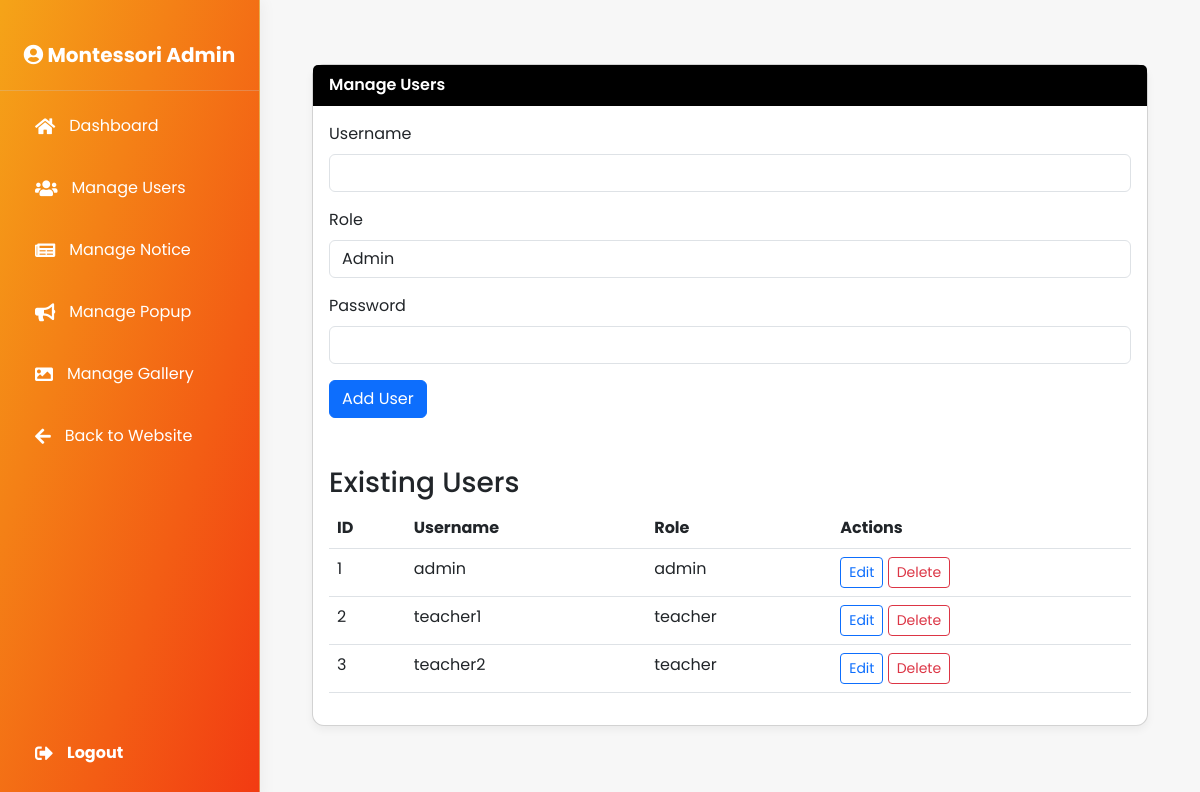
The page /manage_users.php on the database its author committed.
### tables this page shows
CREATE TABLE `users` (
  `uid` int(11) NOT NULL AUTO_INCREMENT,
  `username` varchar(50) NOT NULL,
  `password` varchar(255) NOT NULL,
  `role` enum('admin','teacher') NOT NULL DEFAULT 'teacher',
  `created_at` timestamp NOT NULL DEFAULT CURRENT_TIMESTAMP,
  PRIMARY KEY (`uid`),
  UNIQUE KEY `username` (`username`)
);

### manage_users.php (the view, shortened to what this page needs)
<?php
$servername = "localhost";
$username = "root";
$password = "";
$dbname = "montessori";
$conn = new mysqli($servername, $username, $password, $dbname);
$sql = "SELECT * FROM users";
$result = $conn->query($sql);
?>
<!DOCTYPE html>
<html lang="en">
<head>
   <link href="https://cdn.jsdelivr.net/npm/bootstrap@5.3.0/dist/css/bootstrap.min.css" rel="stylesheet">
    <link rel="stylesheet" href="https://cdnjs.cloudflare.com/ajax/libs/font-awesome/5.15.3/css/all.min.css">
    <link rel="stylesheet" href="./css/sidebar.css">
</head>
<body>
     <nav id="sidebar" class="bg-dark">
        <div class="sidebar-header">
            <i class="fas fa-user-circle user-logo"></i> Montessori Admin
        </div>
        <ul class="list-unstyled components">
    <li>
        <a href="dashboard.php">
            <i class="fas fa-home"></i> Dashboard
        </a>
    </li>
    <li>
        <a href="manage_users.php">
            <i class="fas fa-users"></i> Manage Users
        </a>
    </li>
    <li>
        <a href="manage_news.php">
            <i class="fas fa-newspaper"></i> Manage Notice
        </a>
    </li>
    <li>
        <a href="manage_popup.php">
            <i class="fas fa-bullhorn"></i> Manage Popup
        </a>
    </li>
    <li>
        <a href="manage_gallery.php">
            <i class="fas fa-image"></i> Manage Gallery
        </a>
    </li>
    <li class="bck">
        <a href="index.php">
            <i class="fas fa-arrow-left"></i> Back to Website
        </a>
    </li>
    <li class="logout logout-btn">
        <a href="dashboard.php?logout=true">
            <i class="fas  fa-sign-out-alt"></i> Logout
        </a>
    </li>
</ul>
    </nav>
    <div id="content">
        <div class="container-fluid mt-4">
            <div class="card">
                <div class="card-header">
                    Manage Users
                </div>
                <div class="card-body">
                    <form method="POST">
                        <div class="mb-3">
                            <label for="username" class="form-label">Username</label>
                            <input type="text" class="form-control" id="username" name="username" required>
                        </div>
                        <div class="mb-3">
                            <label for="role" class="form-label">Role</label>
                            <select class="form-control" id="role" name="role" required>
                                <option value="admin">Admin</option>
                            </select>
                        </div>
                        <div class="mb-3">
                            <label for="password" class="form-label">Password</label>
                            <input type="password" class="form-control" id="password" name="password" required>
                        </div>
                        <button type="submit" class="btn btn-primary" name="add_user">Add User</button>
                    </form>
                    <h3 class="mt-5">Existing Users</h3>
                    <table class="table table-hover">
                        <thead>
                            <tr>
                                <th>ID</th>
                                <th>Username</th>
                                <th>Role</th>
                                <th>Actions</th>
                            </tr>
                        </thead>
                        <tbody>
                            <?php if ($result->num_rows > 0): ?>
                                <?php while ($row = $result->fetch_assoc()): ?>
                                    <tr>
                                        <td><?= $row['uid'] ?></td>
                                        <td><?= $row['username'] ?></td>
                                        <td><?= $row['role'] ?></td>
                                        <td>
                                            <button class="btn btn-sm btn-outline-primary" data-bs-toggle="modal" data-bs-target="#editModal" data-userid="<?= $row['uid'] ?>">Edit</button>
                                            <a href="manage_users.php?delete=<?= $row['uid'] ?>" class="btn btn-sm btn-outline-danger">Delete</a>
                                        </td>
                                    </tr>
                                <?php endwhile; ?>
                            <?php else: ?>
                                <tr>
                                    <td colspan="4">No users found</td>
                                </tr>
                            <?php endif; ?>
                        </tbody>
                    </table>
                </div>
            </div>
        </div>
    </div>
</body>
</html>

### css/sidebar.css (style rules this page uses)
#sidebar { width: 260px; height: 100vh; position: fixed; top: 0; left: 0; background: linear-gradient(to bottom right, #f5a418, #f23a12) ; backdrop-filter: blur(12px); border-right: 1px solid rgba(200, 200, 200, 0.3); display: flex; flex-direction: column; padding-top: 20px; color: rgba(255, 255, 255, 0.6); box-shadow: 2px 0 15px rgba(0, 0, 0, 0.05); }
#sidebar .sidebar-header { font-size: 20px; font-weight: bold; text-align: center; color: #fff; padding: 20px 0; border-bottom: 1px solid rgba(200, 200, 200, 0.3); }
#sidebar ul { list-style: none; padding: 0; }
#sidebar ul li { font-size: 16px; padding: 15px 20px; margin: 8px 15px; border-radius: 8px; color:#fff; transition: all 0.3s ease; display: flex; align-items: center; }
#sidebar ul li a { text-decoration: none; color: inherit; width: 100%; display: flex; align-items: center; }
#sidebar ul li i { margin-right: 14px; font-size: 18px; color: #fff; transition: color 0.3s ease; }
#sidebar .logout-btn { margin-top: auto; margin: 20px; padding: 15px; color: white; border-radius: 8px; width: 83% ; position: absolute; bottom: 0; text-align: center; font-weight: bold; cursor: pointer; transition: background-color 0.3s ease, transform 0.2s ease; }

### manage_users.php (style rules this page uses)
body { font-family: 'Poppins', sans-serif; background-color: #f7f7f7; }
#content { margin-left: 260px; padding: 40px; width: calc(100% - 260px); color: #333; }
.card { border-radius: 12px; box-shadow: 0px 4px 8px rgba(0, 0, 0, 0.05); }
.card-header { background-color:black; color: #fff; font-weight: 600; }

### rows shown on the page
users: uid "1", username "admin", role "admin"
users: uid "2", username "teacher1", role "teacher"
users: uid "3", username "teacher2", role "teacher"
